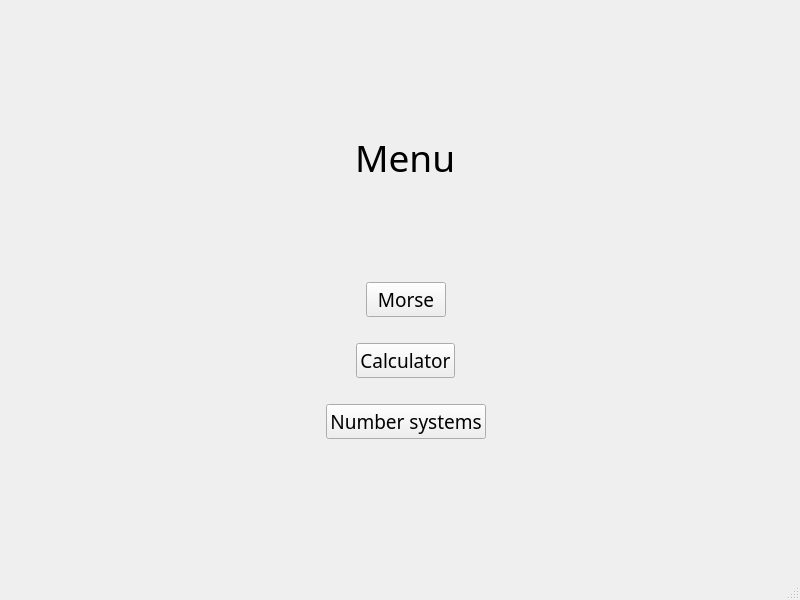
<?xml version="1.0" encoding="UTF-8"?>
<ui version="4.0">
 <class>MainWindow</class>
 <widget class="QMainWindow" name="MainWindow">
  <property name="geometry">
   <rect>
    <x>0</x>
    <y>0</y>
    <width>800</width>
    <height>600</height>
   </rect>
  </property>
  <property name="windowTitle">
   <string>MainWindow</string>
  </property>
  <widget class="QWidget" name="centralwidget">
   <widget class="QWidget" name="verticalLayoutWidget">
    <property name="geometry">
     <rect>
      <x>220</x>
      <y>40</y>
      <width>371</width>
      <height>491</height>
     </rect>
    </property>
    <layout class="QVBoxLayout" name="verticalLayout">
     <item>
      <spacer name="verticalSpacer">
       <property name="orientation">
        <enum>Qt::Vertical</enum>
       </property>
       <property name="sizeHint" stdset="0">
        <size>
         <width>20</width>
         <height>40</height>
        </size>
       </property>
      </spacer>
     </item>
     <item>
      <layout class="QHBoxLayout" name="horizontalLayout_4">
       <item>
        <spacer name="horizontalSpacer_10">
         <property name="orientation">
          <enum>Qt::Horizontal</enum>
         </property>
         <property name="sizeHint" stdset="0">
          <size>
           <width>40</width>
           <height>20</height>
          </size>
         </property>
        </spacer>
       </item>
       <item>
        <widget class="QLabel" name="label">
         <property name="font">
          <font>
           <family>Yandex-UI-Icons-Private</family>
           <pointsize>28</pointsize>
          </font>
         </property>
         <property name="autoFillBackground">
          <bool>false</bool>
         </property>
         <property name="text">
          <string>Menu</string>
         </property>
        </widget>
       </item>
       <item>
        <spacer name="horizontalSpacer_11">
         <property name="orientation">
          <enum>Qt::Horizontal</enum>
         </property>
         <property name="sizeHint" stdset="0">
          <size>
           <width>40</width>
           <height>20</height>
          </size>
         </property>
        </spacer>
       </item>
      </layout>
     </item>
     <item>
      <spacer name="verticalSpacer_2">
       <property name="orientation">
        <enum>Qt::Vertical</enum>
       </property>
       <property name="sizeHint" stdset="0">
        <size>
         <width>20</width>
         <height>40</height>
        </size>
       </property>
      </spacer>
     </item>
     <item>
      <layout class="QHBoxLayout" name="horizontalLayout">
       <item>
        <spacer name="horizontalSpacer_4">
         <property name="orientation">
          <enum>Qt::Horizontal</enum>
         </property>
         <property name="sizeHint" stdset="0">
          <size>
           <width>40</width>
           <height>20</height>
          </size>
         </property>
        </spacer>
       </item>
       <item>
        <widget class="QPushButton" name="btn_morze">
         <property name="font">
          <font>
           <family>Yu Gothic UI Semilight</family>
           <pointsize>14</pointsize>
          </font>
         </property>
         <property name="text">
          <string>Morse</string>
         </property>
        </widget>
       </item>
       <item>
        <spacer name="horizontalSpacer_5">
         <property name="orientation">
          <enum>Qt::Horizontal</enum>
         </property>
         <property name="sizeHint" stdset="0">
          <size>
           <width>40</width>
           <height>20</height>
          </size>
         </property>
        </spacer>
       </item>
      </layout>
     </item>
     <item>
      <spacer name="horizontalSpacer">
       <property name="orientation">
        <enum>Qt::Horizontal</enum>
       </property>
       <property name="sizeHint" stdset="0">
        <size>
         <width>40</width>
         <height>20</height>
        </size>
       </property>
      </spacer>
     </item>
     <item>
      <layout class="QHBoxLayout" name="horizontalLayout_2">
       <item>
        <spacer name="horizontalSpacer_6">
         <property name="orientation">
          <enum>Qt::Horizontal</enum>
         </property>
         <property name="sizeHint" stdset="0">
          <size>
           <width>40</width>
           <height>20</height>
          </size>
         </property>
        </spacer>
       </item>
       <item>
        <widget class="QPushButton" name="btn_calc">
         <property name="font">
          <font>
           <family>Yu Gothic UI Semilight</family>
           <pointsize>14</pointsize>
          </font>
         </property>
         <property name="text">
          <string>Calculator</string>
         </property>
        </widget>
       </item>
       <item>
        <spacer name="horizontalSpacer_7">
         <property name="orientation">
          <enum>Qt::Horizontal</enum>
         </property>
         <property name="sizeHint" stdset="0">
          <size>
           <width>40</width>
           <height>20</height>
          </size>
         </property>
        </spacer>
       </item>
      </layout>
     </item>
     <item>
      <spacer name="horizontalSpacer_2">
       <property name="orientation">
        <enum>Qt::Horizontal</enum>
       </property>
       <property name="sizeHint" stdset="0">
        <size>
         <width>40</width>
         <height>20</height>
        </size>
       </property>
      </spacer>
     </item>
     <item>
      <layout class="QHBoxLayout" name="horizontalLayout_3">
       <item>
        <spacer name="horizontalSpacer_9">
         <property name="orientation">
          <enum>Qt::Horizontal</enum>
         </property>
         <property name="sizeHint" stdset="0">
          <size>
           <width>40</width>
           <height>20</height>
          </size>
         </property>
        </spacer>
       </item>
       <item>
        <widget class="QPushButton" name="btn_system">
         <property name="font">
          <font>
           <family>Yu Gothic UI Semilight</family>
           <pointsize>14</pointsize>
          </font>
         </property>
         <property name="text">
          <string>Number systems</string>
         </property>
        </widget>
       </item>
       <item>
        <spacer name="horizontalSpacer_8">
         <property name="orientation">
          <enum>Qt::Horizontal</enum>
         </property>
         <property name="sizeHint" stdset="0">
          <size>
           <width>40</width>
           <height>20</height>
          </size>
         </property>
        </spacer>
       </item>
      </layout>
     </item>
     <item>
      <spacer name="verticalSpacer_3">
       <property name="orientation">
        <enum>Qt::Vertical</enum>
       </property>
       <property name="sizeHint" stdset="0">
        <size>
         <width>20</width>
         <height>40</height>
        </size>
       </property>
      </spacer>
     </item>
    </layout>
   </widget>
  </widget>
  <widget class="QMenuBar" name="menubar">
   <property name="geometry">
    <rect>
     <x>0</x>
     <y>0</y>
     <width>800</width>
     <height>21</height>
    </rect>
   </property>
  </widget>
  <widget class="QStatusBar" name="statusbar"/>
 </widget>
 <resources/>
 <connections/>
</ui>
